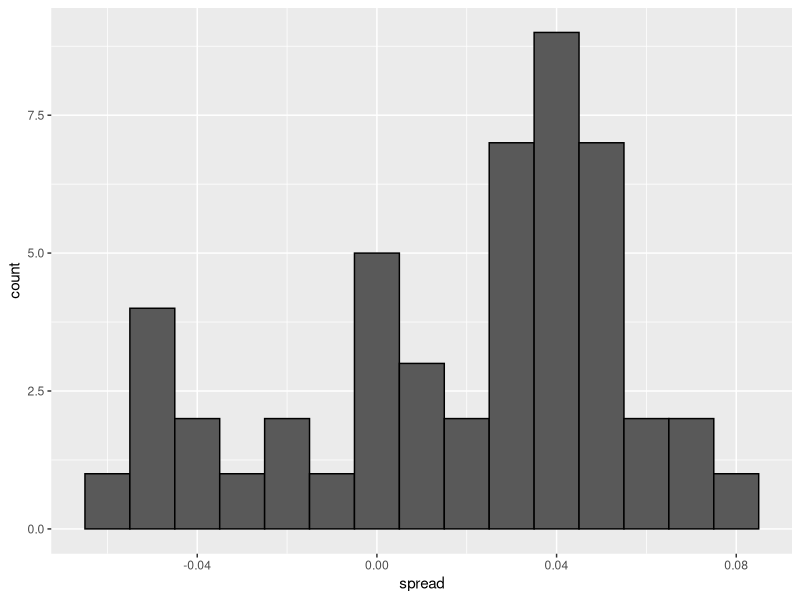
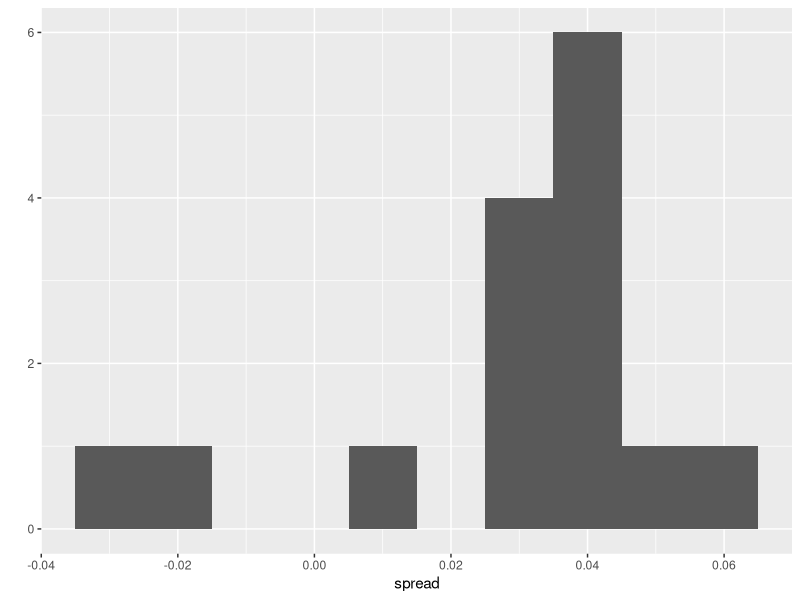
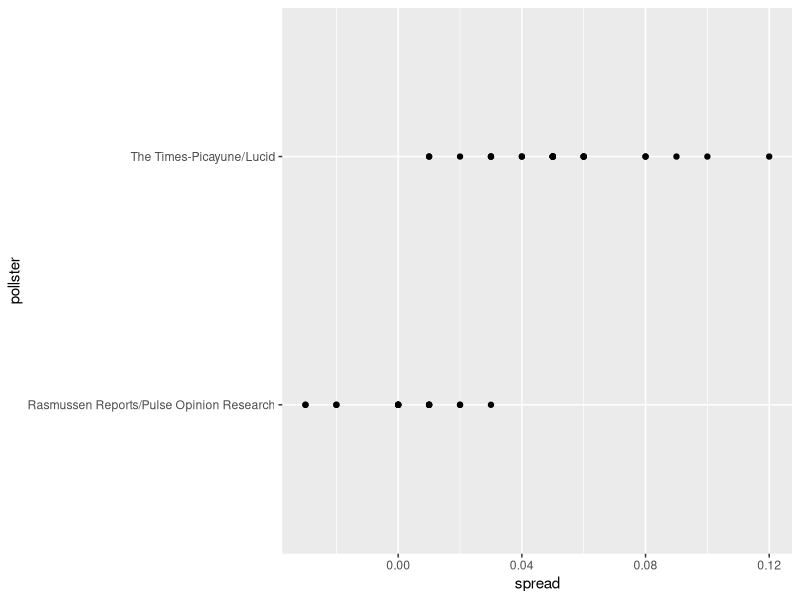

R code for these plots, in order:
## ---- chunk 1
library(tidyverse)
library(dslabs)
d<-0.039
Ns<-c(1298, 533, 1342, 897, 774, 254, 812, 324, 1291, 1056, 2172, 516)
p<-(d+1)/2

polls<-map_df(Ns, function(N) {
  x<-sample(c(0,1), size=N, replace=T, prob=c(1-p, p))
  x_hat<-mean(x)
  se_hat<-sqrt(x_hat*(1-x_hat)/N)
  list(estimate=2*x_hat-1,
       low=2*(x_hat-1.96*se_hat)-1,
       high=2*(x_hat+1.96*se_hat)-1,
       sample_size=N)
})%>%mutate(poll=seq_along(Ns))
## ---- chunk 2
sum(polls$sample_size)
## ---- chunk 3
d_hat<-polls%>%
  summarize(avg=sum(estimate*sample_size)/sum(sample_size))%>%
  pull(avg)
## ---- chunk 4
data.frame(' '='Win Prob')%>%
  mutate(NYT='85%')%>%
  mutate('538'='71%')%>%
  mutate(HuffPost='98%')%>%
  mutate(PW='89%')%>%
  mutate(PEC='>99%')%>%
  mutate(DK='92%')%>%
  mutate(Cook='Lean Dem')%>%
  mutate(Roth='Lean Dem')
## ---- chunk 5
data("polls_us_election_2016")
## ---- chunk 6
polls<-polls_us_election_2016%>%
  filter(state=='U.S.'&enddate>='2016-10-31'&
           (grade%in%c('A+','A','A-','B+')|is.na(grade)))
## ---- chunk 7
polls<-polls%>%
  mutate(spread=rawpoll_clinton/100 - rawpoll_trump/100)
## ---- chunk 8
d_hat<-polls%>%
  summarize(d_hat=sum(spread*samplesize)/sum(samplesize))%>%
  pull(d_hat)
## ---- chunk 9
p_hat<-(d_hat+1)/2
moe<-1.96*2*sqrt(p_hat*(1-p_hat)/sum(polls$samplesize))
moe
## ---- chunk 10
polls%>%
  ggplot(aes(spread))+
  geom_histogram(color='black', binwidth = .01)
## ---- chunk 11
polls%>%group_by(pollster)%>%summarize(n())
## ---- chunk 12
polls%>%group_by(pollster)%>%
  filter(n()>=6)%>%
  summarize(se=2*sqrt(p_hat*(1-p_hat)/median(samplesize)))
## ---- chunk 13
one_poll_per_pollster<-polls%>%group_by(pollster)%>%
  filter(enddate==max(enddate))%>%
  ungroup()
## ---- chunk 14
qplot(spread, data=one_poll_per_pollster, binwidth=0.01)
## ---- chunk 15
sd(one_poll_per_pollster$spread)
## ---- chunk 16
results<-one_poll_per_pollster%>%
  summarize(avg=mean(spread),
            se=sd(spread)/sqrt(length(spread)))%>%
  mutate(start=avg-1.96*se,
         end=avg+1.96*se)
round(results*100, 1)
## ---- chunk 17
library(dslabs)
data(heights)
x<-heights%>%filter(sex=='Male')%>%
pull(height)
## ---- chunk 18
mu<-mean(x)
sigma<-sd(x)
mu; sigma
## ---- chunk 19
x_sample<-sample(x, size=50, replace=T)
x_hat<-mean(x_sample)
se_hat<-sd(x_sample)
x_hat; se_hat
## ---- chunk 20
s<-se_hat/(length(x_sample)-1)
s
## ---- chunk 21
x_hat+c(-1,1)*1.96*s
## ---- chunk 22
B<-10000
is_intv<-replicate(B, {
  x_sample<-sample(x, size=50, replace=T)
  x_hat<-mean(x_sample)
  s<-sd(x_sample)/(length(x_sample)-1)
  max<-x_hat+1.96*s
  min<-x_hat-1.96*s
  ifelse(max>=mu&min<=mu, 1, 0)
})
mean(is_intv)
## ---- chunk 23
data(polls_us_election_2016)
polls <- polls_us_election_2016 %>% 
  filter(pollster %in% c("Rasmussen Reports/Pulse Opinion Research",
                         "The Times-Picayune/Lucid") &
           enddate >= "2016-10-15" &
           state == "U.S.") %>% 
  mutate(spread = rawpoll_clinton/100 - rawpoll_trump/100) 
## ---- chunk 24
qplot(spread, pollster, data=polls)
## ---- chunk 25
mean(polls$spread)
## ---- chunk 26
polls %>% 
  filter(pollster=="Rasmussen Reports/Pulse Opinion Research") %>% 
  summarize(N_1 = n())
## ---- chunk 27
y1_hat<-polls %>% 
  filter(pollster=="Rasmussen Reports/Pulse Opinion Research") %>% 
  summarize(sum = sum(spread),
            N_1 = n(),
            avg = sum / N_1) %>%
  pull(avg)
y1_hat
## ---- chunk 28
y1_se<-polls %>% 
  filter(pollster=="Rasmussen Reports/Pulse Opinion Research") %>% 
  summarize(s = sd(spread),
            N_1 = n(),
            se = s / (N_1-1)) %>%
  pull(se)
y1_se
## ---- chunk 29
y2_hat<-polls %>% 
  filter(pollster=="The Times-Picayune/Lucid") %>% 
  summarize(sum = sum(spread),
            N_2 = n(),
            avg = sum / N_2) %>%
  pull(avg)
y2_hat
## ---- chunk 30
y2_se<-polls %>% 
  filter(pollster=="The Times-Picayune/Lucid") %>% 
  summarize(s = sd(spread),
            N_2 = n(),
            se = s / (N_2-1)) %>%
  pull(se)
y2_se
## ---- chunk 31
y2_hat - y1_hat
## ---- chunk 32
sqrt(abs(y2_se^2 - y1_se^2))
## ---- chunk 33
s1<-polls %>% 
  filter(pollster=="Rasmussen Reports/Pulse Opinion Research") %>%
  pull(spread)%>%
  sd()
s2<-polls %>% 
  filter(pollster=="The Times-Picayune/Lucid") %>% 
  pull(spread)%>%
  sd()
## ---- chunk 34
m<-y2_hat - y1_hat
s<-sqrt(abs(y2_se^2 - y1_se^2))
m+c(-1,1)*1.96*s
## ---- chunk 35
n<-16+24
z<-sqrt(n)*0.05/(m*(1-m))
1-pnorm(z)
## ---- chunk 36
polls <- polls_us_election_2016 %>% 
  filter(enddate >= "2016-10-15" &
           state == "U.S.") %>%
  group_by(pollster) %>%
  filter(n() >= 5) %>% 
  mutate(spread = rawpoll_clinton/100 - rawpoll_trump/100) %>%
  ungroup()
## ---- chunk 37
by_pollster<-polls%>%
  group_by(pollster)%>%
  summarize(mean=mean(spread),
            sd=sd(spread))

m1<-by_pollster%>%
  filter(pollster=='Rasmussen Reports/Pulse Opinion Research')%>%
  select(mean)%>%pull()
m<-by_pollster$mean[2]
s<-by_pollster$sd[2]
1-pnorm(m1, m, s)
